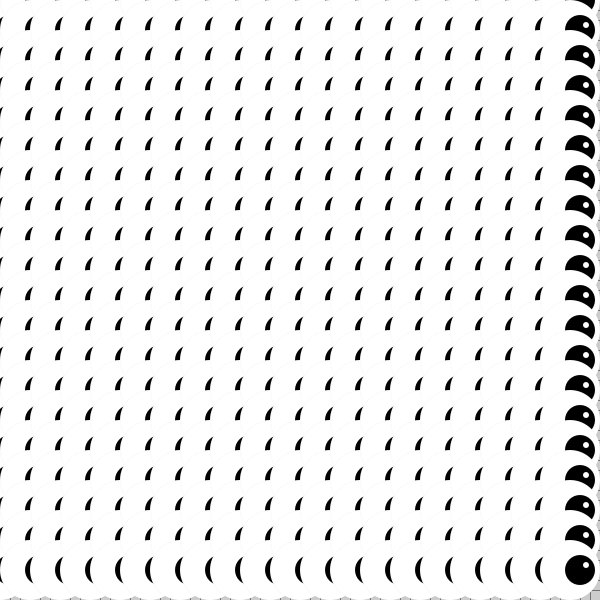
Frame 1 (no input)
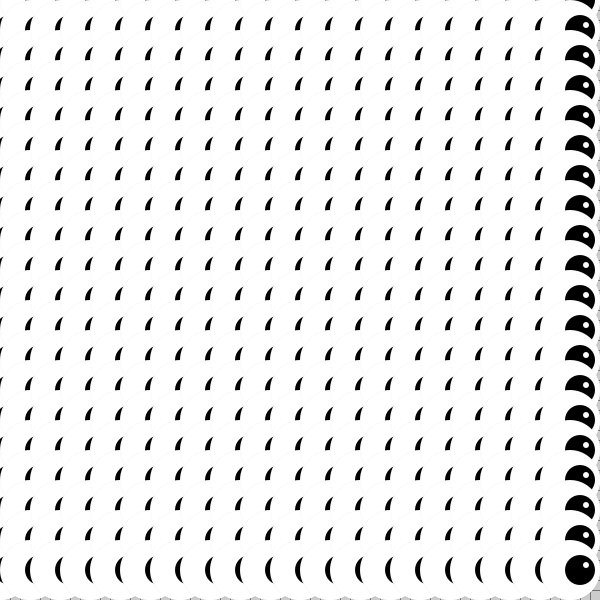
Frame 2 (the mouse pressed at the canvas centre, redrawn once)

The Processing sketch that drew these frames (run headless with seeded random() and noise(); the mouse was pressed at the canvas centre and the sketch redrawn once):

// Processing sketch: patterns
// ── patterns.pde
void setup(){
  size(600,600);
  noStroke();
  
  //GRID
  for(int x = 0; x < width; x+=10){
    for(int y = 0; y < height; y+=10){
      stroke(100, 10);
      line(x,y,width,y);
      line(x,y,x,height);   
    }
  }
 
  smooth();
  noLoop();
  frameRate(30);
}

float y = 0.0;
float x = 0.0;
float s = 1.8;

void draw(){
    for(int x = 0; x < width; x+=30){
    for(int y = 0; y < height; y+=30){
      eye(x, y);   
    }
  }
}

void eye(int x, int y){
  fill(255);
  ellipse(x, y, 60, 60);
  fill(0);
  ellipse(x+10, y, 30, 30);
  fill(255); 
  ellipse(x+16, y-5, 6, 6);
}
